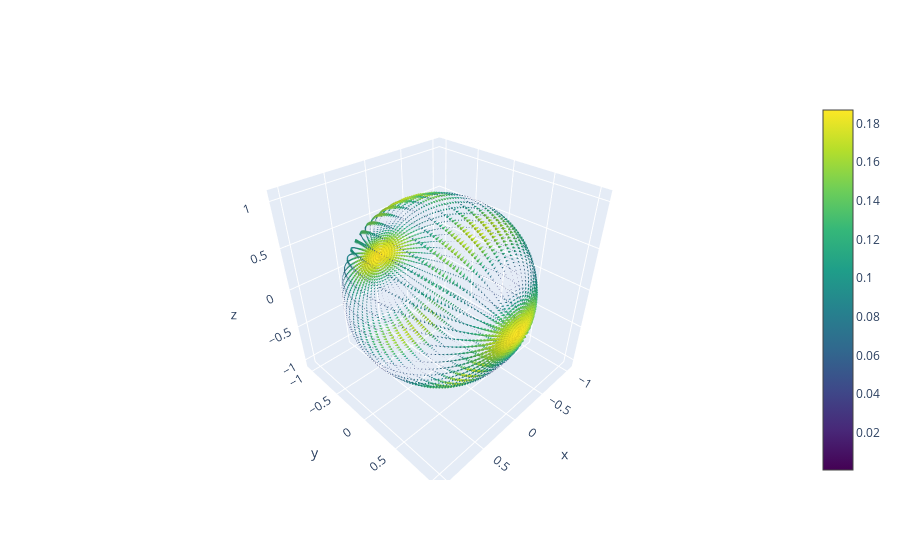

Notebook code cell kept with this figure:
### Code cell
plot_vector_signal(to_vector_signal(coeffs, l))

### Figure 1 — Plotly figure (JSON) as saved in the notebook; plotly's stock layout.template omitted (floating-point values rounded to 4 significant figures; data arrays with more than 128 entries replaced by an {"elided": "..."} marker saying what was removed)
{"data": [{"colorscale": [[0, "#440154"], [0.1111, "#482878"], [0.2222, "#3e4989"], [0.3333, "#31688e"], [0.4444, "#26828e"], [0.5556, "#1f9e89"], [0.6667, "#35b779"], [0.7778, "#6ece58"], [0.8889, "#b5de2b"], [1, "#fde725"]], "hoverinfo": "skip", "showscale": true, "sizemode": "absolute", "sizeref": 5, "type": "cone", "u": {"elided": "4410 float values"}, "v": {"elided": "4410 float values"}, "w": {"elided": "4410 float values"}, "x": {"elided": "4410 float values"}, "y": {"elided": "4410 float values"}, "z": {"elided": "4410 float values"}}], "layout": {}}
